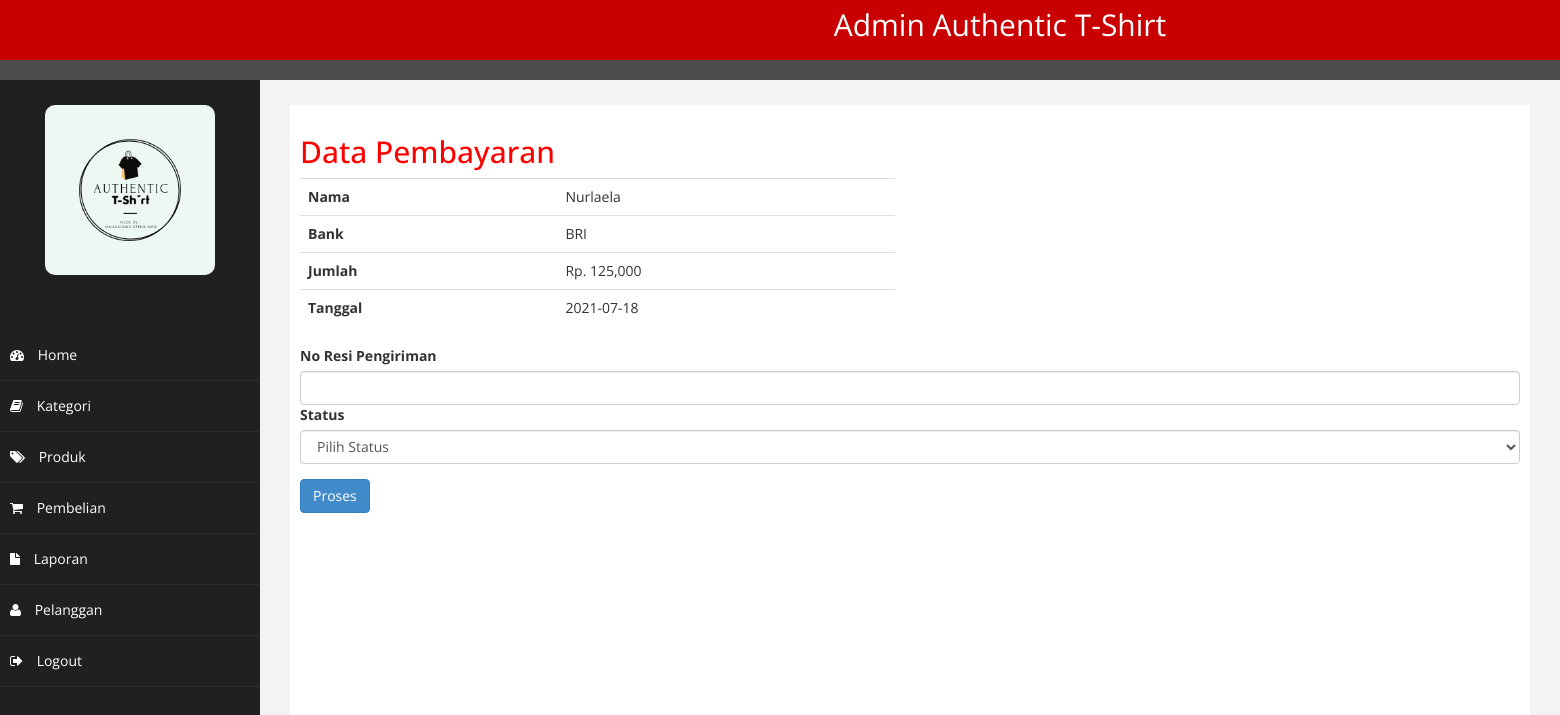
The page /admin/index.php?halaman=pembayaran&id=32 (signed in) on the database its author committed.
### tables this page shows
CREATE TABLE `pembayaran` (
  `id_pembayaran` int(11) NOT NULL,
  `id_pembelian` int(11) NOT NULL,
  `nama` varchar(255) NOT NULL,
  `bank` varchar(255) NOT NULL,
  `jumlah` int(11) NOT NULL,
  `tanggal` date NOT NULL,
  `bukti` varchar(255) NOT NULL
);

### admin/pembayaran.php (the view, shortened to what this page needs)
<h2>Data Pembayaran</h2>
<?php
$id_pembelian=$_GET['id'];
$ambil=$koneksi->query("SELECT * FROM pembayaran WHERE id_pembelian='$id_pembelian'");
$detail=$ambil->fetch_assoc();
?>
<div class="row">
	<div class="col-md-6">
		<table class="table">
			<tr>
				<th>Nama</th>
				<td><?php echo $detail['nama']?></td>
			</tr>
			<tr>
				<th>Bank</th>
				<td><?php echo $detail['bank']?></td>
			</tr>
			<tr>
				<th>Jumlah</th>
				<td>Rp. <?php echo number_format($detail['jumlah'])?></td>
			</tr>
			<tr>
				<th>Tanggal</th>
				<td><?php echo $detail['tanggal'] ?></td>
			</tr>
		</table>
	</div>
	<div class="col-md-6">
	</div>
</div>
<form method="post">
	<div class="from-group">
		<label>No Resi Pengiriman</label>
		<input type="text" class="form-control" name="resi">
	</div>
	<div class="form-group">
		<label>Status</label>
		<select class="form-control" name="status">
			<option value="">Pilih Status</option>
		</select>
	</div>
	<button class="btn btn-primary" name="proses">Proses</button>
</form>

### admin/assets/css/custom.css (style rules this page uses)
body { font-family: 'Open Sans', sans-serif; }
h2 { color: #f00; }

### rows shown on the page
pembayaran: nama "Nurlaela", bank "BRI", jumlah "125,000", tanggal "2021-07-18"
